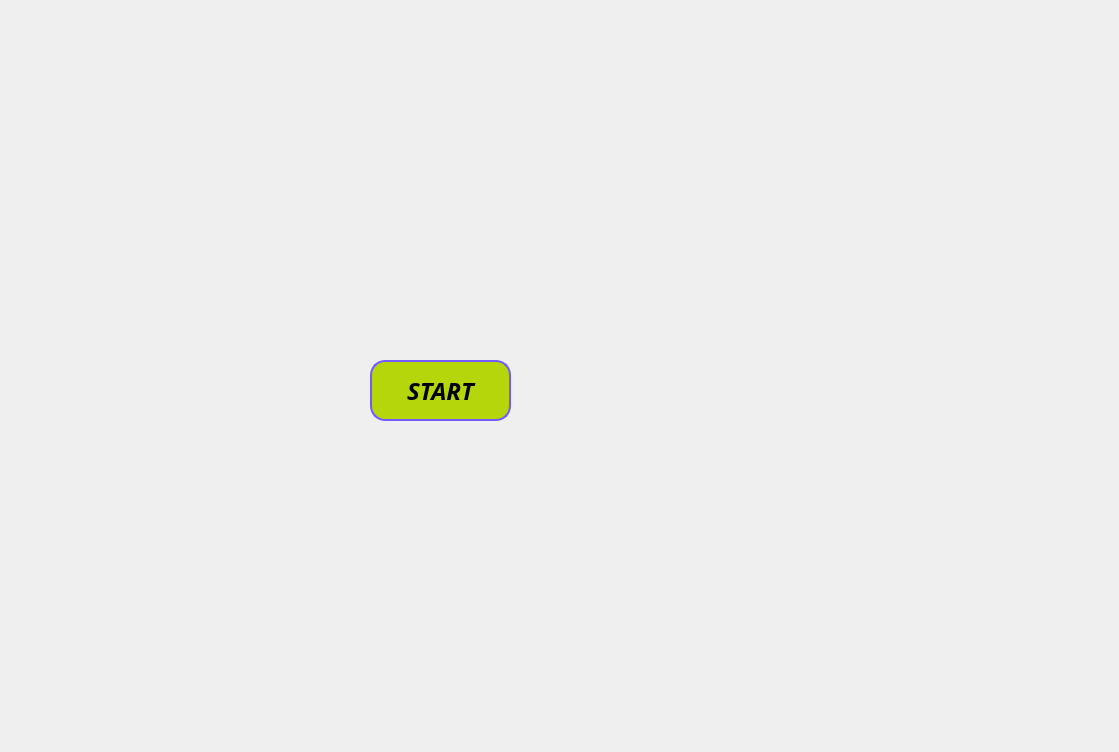
<?xml version="1.0" encoding="UTF-8"?>
<ui version="4.0">
 <class>testt</class>
 <widget class="QWidget" name="testt">
  <property name="geometry">
   <rect>
    <x>0</x>
    <y>0</y>
    <width>1119</width>
    <height>752</height>
   </rect>
  </property>
  <property name="windowTitle">
   <string>Form</string>
  </property>
  <widget class="QPushButton" name="startPrzycisk">
   <property name="geometry">
    <rect>
     <x>370</x>
     <y>360</y>
     <width>141</width>
     <height>61</height>
    </rect>
   </property>
   <property name="font">
    <font>
     <family>Century Gothic</family>
     <pointsize>18</pointsize>
     <italic>true</italic>
     <bold>true</bold>
    </font>
   </property>
   <property name="styleSheet">
    <string notr="true">background-color: rgb(180, 214, 11);
border: 2px solid rgb(115, 90, 255);
border-radius: 15px;
</string>
   </property>
   <property name="text">
    <string>START</string>
   </property>
   <property name="checkable">
    <bool>true</bool>
   </property>
   <property name="checked">
    <bool>false</bool>
   </property>
  </widget>
 </widget>
 <resources/>
 <connections/>
</ui>
